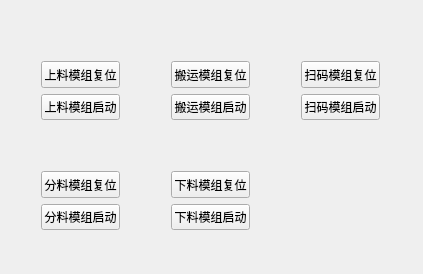
<?xml version="1.0" encoding="UTF-8"?>
<ui version="4.0">
 <class>ModuleDebug</class>
 <widget class="QWidget" name="ModuleDebug">
  <property name="geometry">
   <rect>
    <x>0</x>
    <y>0</y>
    <width>423</width>
    <height>274</height>
   </rect>
  </property>
  <property name="windowTitle">
   <string>OpticalFiberTeachWidget</string>
  </property>
  <widget class="QWidget" name="layoutWidget">
   <property name="geometry">
    <rect>
     <x>160</x>
     <y>50</y>
     <width>101</width>
     <height>81</height>
    </rect>
   </property>
   <layout class="QVBoxLayout" name="verticalLayout_2">
    <item>
     <widget class="QPushButton" name="pushButton_carry_reset">
      <property name="sizePolicy">
       <sizepolicy hsizetype="Minimum" vsizetype="Minimum">
        <horstretch>0</horstretch>
        <verstretch>0</verstretch>
       </sizepolicy>
      </property>
      <property name="text">
       <string>搬运模组复位</string>
      </property>
     </widget>
    </item>
    <item>
     <widget class="QPushButton" name="pushButton_carry_start">
      <property name="sizePolicy">
       <sizepolicy hsizetype="Minimum" vsizetype="Minimum">
        <horstretch>0</horstretch>
        <verstretch>0</verstretch>
       </sizepolicy>
      </property>
      <property name="text">
       <string>搬运模组启动</string>
      </property>
     </widget>
    </item>
   </layout>
  </widget>
  <widget class="QWidget" name="layoutWidget_2">
   <property name="geometry">
    <rect>
     <x>290</x>
     <y>50</y>
     <width>101</width>
     <height>81</height>
    </rect>
   </property>
   <layout class="QVBoxLayout" name="verticalLayout_3">
    <item>
     <widget class="QPushButton" name="pushButton_scan_reset">
      <property name="sizePolicy">
       <sizepolicy hsizetype="Minimum" vsizetype="Minimum">
        <horstretch>0</horstretch>
        <verstretch>0</verstretch>
       </sizepolicy>
      </property>
      <property name="text">
       <string>扫码模组复位</string>
      </property>
     </widget>
    </item>
    <item>
     <widget class="QPushButton" name="pushButton_scan_start">
      <property name="sizePolicy">
       <sizepolicy hsizetype="Minimum" vsizetype="Minimum">
        <horstretch>0</horstretch>
        <verstretch>0</verstretch>
       </sizepolicy>
      </property>
      <property name="text">
       <string>扫码模组启动</string>
      </property>
     </widget>
    </item>
   </layout>
  </widget>
  <widget class="QWidget" name="layoutWidget_3">
   <property name="geometry">
    <rect>
     <x>30</x>
     <y>160</y>
     <width>101</width>
     <height>81</height>
    </rect>
   </property>
   <layout class="QVBoxLayout" name="verticalLayout_4">
    <item>
     <widget class="QPushButton" name="pushButton_sort_reset">
      <property name="sizePolicy">
       <sizepolicy hsizetype="Minimum" vsizetype="Minimum">
        <horstretch>0</horstretch>
        <verstretch>0</verstretch>
       </sizepolicy>
      </property>
      <property name="text">
       <string>分料模组复位</string>
      </property>
     </widget>
    </item>
    <item>
     <widget class="QPushButton" name="pushButton_sort_start">
      <property name="sizePolicy">
       <sizepolicy hsizetype="Minimum" vsizetype="Minimum">
        <horstretch>0</horstretch>
        <verstretch>0</verstretch>
       </sizepolicy>
      </property>
      <property name="text">
       <string>分料模组启动</string>
      </property>
     </widget>
    </item>
   </layout>
  </widget>
  <widget class="QWidget" name="layoutWidget_4">
   <property name="geometry">
    <rect>
     <x>160</x>
     <y>160</y>
     <width>101</width>
     <height>81</height>
    </rect>
   </property>
   <layout class="QVBoxLayout" name="verticalLayout_5">
    <item>
     <widget class="QPushButton" name="pushButton_unload_reset">
      <property name="sizePolicy">
       <sizepolicy hsizetype="Minimum" vsizetype="Minimum">
        <horstretch>0</horstretch>
        <verstretch>0</verstretch>
       </sizepolicy>
      </property>
      <property name="text">
       <string>下料模组复位</string>
      </property>
     </widget>
    </item>
    <item>
     <widget class="QPushButton" name="pushButton_unload_start">
      <property name="sizePolicy">
       <sizepolicy hsizetype="Minimum" vsizetype="Minimum">
        <horstretch>0</horstretch>
        <verstretch>0</verstretch>
       </sizepolicy>
      </property>
      <property name="text">
       <string>下料模组启动</string>
      </property>
     </widget>
    </item>
   </layout>
  </widget>
  <widget class="QWidget" name="layoutWidget">
   <property name="geometry">
    <rect>
     <x>30</x>
     <y>50</y>
     <width>101</width>
     <height>81</height>
    </rect>
   </property>
   <layout class="QVBoxLayout" name="verticalLayout">
    <item>
     <widget class="QPushButton" name="pushButton_feed_reset">
      <property name="sizePolicy">
       <sizepolicy hsizetype="Minimum" vsizetype="Minimum">
        <horstretch>0</horstretch>
        <verstretch>0</verstretch>
       </sizepolicy>
      </property>
      <property name="text">
       <string>上料模组复位</string>
      </property>
     </widget>
    </item>
    <item>
     <widget class="QPushButton" name="pushButton_feed_start">
      <property name="sizePolicy">
       <sizepolicy hsizetype="Minimum" vsizetype="Minimum">
        <horstretch>0</horstretch>
        <verstretch>0</verstretch>
       </sizepolicy>
      </property>
      <property name="text">
       <string>上料模组启动</string>
      </property>
     </widget>
    </item>
   </layout>
  </widget>
 </widget>
 <layoutdefault spacing="6" margin="11"/>
 <resources/>
 <connections/>
</ui>
